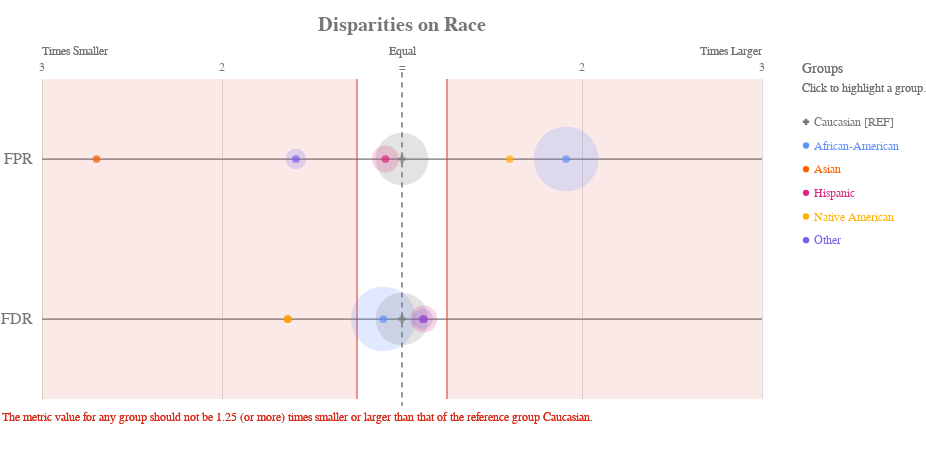

Notebook code for this chart:
### Markdown cell above
Compruebe si hay disparidades en la raza:

### Code cell
ap.disparity(bdf, metrics, 'race', fairness_threshold = disparity_tolerance)

### Figure 1 — Vega-Lite specification as saved in the notebook (floating-point values rounded to 4 significant figures)
{"config": {"view": {"continuousWidth": 400, "continuousHeight": 300, "strokeWidth": 0}, "axisLeft": {"labelColor": "rgb(117,117,117)", "labelFont": "Arial", "labelFontSize": 16}, "title": {"align": "center", "baseline": "middle", "color": "rgb(117,117,117)", "font": "Arial", "fontSize": 20, "fontWeight": "bold"}}, "layer": [{"data": {"name": "data-99e6e85d8dec8831ad6997b70771f4a9"}, "mark": {"type": "rule", "stroke": "rgb(117,117,117)", "strokeWidth": 1.25, "tooltip": ""}, "encoding": {"x": {"type": "quantitative", "field": "x", "scale": {"domain": [-2, 2], "range": [40.0, 760.0]}}, "x2": {"field": "x2"}, "y": {"type": "nominal", "axis": {"domain": false, "labelAngle": 0, "labelPadding": -30, "orient": "left", "ticks": false, "title": ""}, "field": "metric", "scale": {"domain": ["FPR", "FDR"], "range": [40.0, 360.0]}}}}, {"data": {"name": "data-79dd248bdaa0ea02c535240e8ad022c8"}, "mark": {"type": "rule", "stroke": "rgb(117,117,117)", "strokeDash": [5, 5], "strokeWidth": 1}, "encoding": {"tooltip": {"value": "Caucasian [REF]"}, "x": {"value": 400.0}, "y": {"value": 33.33}, "y2": {"value": 366.7}}}, {"data": {"name": "data-c233327f4cd9b4c2df31bf8015c83e4a"}, "mark": {"type": "text", "align": "center", "color": "rgb(117,117,117)", "font": "Arial", "fontSize": 12, "fontWeight": "normal", "tooltip": ""}, "encoding": {"text": {"type": "nominal", "field": "label"}, "x": {"type": "quantitative", "field": "value", "scale": {"domain": [-2, 2], "range": [40.0, 760.0]}}, "y": {"value": 28.0}}}, {"layer": [{"mark": {"type": "text", "align": "left", "fill": "rgb(117,117,117)", "font": "Arial", "fontSize": 12, "fontWeight": "normal", "tooltip": ""}, "encoding": {"text": {"value": "Times Smaller"}, "x": {"value": 40.0}, "y": {"value": 12.0}}}, {"mark": {"type": "text", "align": "right", "fill": "rgb(117,117,117)", "font": "Arial", "fontSize": 12, "fontWeight": "normal", "tooltip": ""}, "encoding": {"text": {"value": "Times Larger"}, "x": {"value": 760.0}, "y": {"value": 12.0}}}, {"mark": {"type": "text", "align": "center", "fill": "rgb(117,117,117)", "font": "Arial", "fontSize": 12, "fontWeight": "normal", "tooltip": ""}, "encoding": {"text": {"value": "Equal"}, "x": {"value": 400.0}, "y": {"value": 12.0}}}], "data": {"name": "data-79dd248bdaa0ea02c535240e8ad022c8"}}, {"layer": [{"mark": {"type": "rule", "opacity": 0.8, "stroke": "rgb(217, 46, 28)", "strokeWidth": 1.25, "tooltip": ""}, "encoding": {"x": {"type": "quantitative", "field": "min", "scale": {"domain": [-2, 2], "range": [40.0, 760.0]}}, "y": {"value": 40.0}, "y2": {"value": 360.0}}}, {"mark": {"type": "rule", "opacity": 0.8, "stroke": "rgb(217, 46, 28)", "strokeWidth": 1.25, "tooltip": ""}, "encoding": {"x": {"type": "quantitative", "field": "max", "scale": {"domain": [-2, 2], "range": [40.0, 760.0]}}, "y": {"value": 40.0}, "y2": {"value": 360.0}}}, {"layer": [{"mark": {"type": "rect", "fill": "rgb(217, 46, 28)", "opacity": 0.1, "tooltip": ""}, "encoding": {"x": {"type": "quantitative", "field": "min", "scale": {"domain": [-2, 2], "range": [40.0, 760.0]}}, "x2": {"field": "lower_end"}, "y": {"value": 40.0}, "y2": {"value": 360.0}}}, {"mark": {"type": "rect", "fill": "rgb(217, 46, 28)", "opacity": 0.1, "tooltip": ""}, "encoding": {"x": {"type": "quantitative", "field": "max", "scale": {"domain": [-2, 2], "range": [40.0, 760.0]}}, "x2": {"field": "upper_end"}, "y": {"value": 40.0}, "y2": {"value": 360.0}}}]}, {"data": {"name": "data-79dd248bdaa0ea02c535240e8ad022c8"}, "mark": {"type": "text", "align": "left", "baseline": "top", "fill": "rgb(217, 46, 28)", "font": "Arial", "fontSize": 12, "fontWeight": "normal", "tooltip": ""}, "encoding": {"text": {"value": "The metric value for any group should not be 1.25 (or more) times smaller or larger than that of the reference group Caucasian."}, "x": {"value": 0}, "y": {"value": 373.3}}}], "data": {"name": "data-feb20f5d4dfe62687617135ffee93d46"}}, {"layer": [{"mark": "circle"}, {"data": {"name": "data-5864a158107748c35ed793b866297d9a"}, "mark": {"type": "circle", "opacity": 0.2}, "encoding": {"color": {"condition": {"type": "nominal", "field": "attribute_value", "legend": null, "scale": {"domain": ["Caucasian", "African-American", "Asian", "Hispanic", "Native American", "Other"], "range": ["rgb(117,117,117)", "rgb(100, 143, 255)", "rgb(254, 97, 0)", "rgb(220, 38, 127)", "rgb(255, 176, 0)", "rgb(120, 94, 240)"]}, "selection": "selector001"}, "value": "rgb(224,224,224)"}, "size": {"type": "quantitative", "field": "group_size", "legend": null, "scale": {"domain": [0, 4435.0], "range": [0, 5027.0]}}, "tooltip": [{"type": "nominal", "field": "attribute_value", "title": "Group"}, {"type": "nominal", "field": "tooltip_group_size", "title": "Group Size"}, {"type": "nominal", "field": "tooltip_disparity_explanation_fpr", "title": "Disparity"}, {"type": "quantitative", "field": "fpr", "format": ".2f", "title": "FPR"}], "x": {"type": "quantitative", "axis": {"domain": false, "labels": false, "ticks": false, "title": null, "values": [1, 2, -2, -1]}, "field": "fpr_disparity_scaled", "scale": {"domain": [-2, 2], "range": [40.0, 760.0]}}, "y": {"type": "nominal", "axis": {"domain": false, "grid": false, "labels": false, "ticks": false, "title": " "}, "field": "metric_variable", "scale": {"domain": ["FPR", "FDR"], "range": [40.0, 360.0]}}}, "selection": {"selector003": {"type": "multi", "empty": "all", "fields": ["attribute_value"]}}, "transform": [{"calculate": "'FPR'", "as": "metric_variable"}]}, {"data": {"name": "data-5864a158107748c35ed793b866297d9a"}, "mark": {"type": "circle", "opacity": 0.2}, "encoding": {"color": {"condition": {"type": "nominal", "field": "attribute_value", "legend": null, "scale": {"domain": ["Caucasian", "African-American", "Asian", "Hispanic", "Native American", "Other"], "range": ["rgb(117,117,117)", "rgb(100, 143, 255)", "rgb(254, 97, 0)", "rgb(220, 38, 127)", "rgb(255, 176, 0)", "rgb(120, 94, 240)"]}, "selection": "selector001"}, "value": "rgb(224,224,224)"}, "size": {"type": "quantitative", "field": "group_size", "legend": null, "scale": {"domain": [0, 4435.0], "range": [0, 5027.0]}}, "tooltip": [{"type": "nominal", "field": "attribute_value", "title": "Group"}, {"type": "nominal", "field": "tooltip_group_size", "title": "Group Size"}, {"type": "nominal", "field": "tooltip_disparity_explanation_fdr", "title": "Disparity"}, {"type": "quantitative", "field": "fdr", "format": ".2f", "title": "FDR"}], "x": {"type": "quantitative", "axis": {"domain": false, "labels": false, "ticks": false, "title": null, "values": [1, 2, -2, -1]}, "field": "fdr_disparity_scaled", "scale": {"domain": [-2, 2], "range": [40.0, 760.0]}}, "y": {"type": "nominal", "axis": {"domain": false, "grid": false, "labels": false, "ticks": false, "title": " "}, "field": "metric_variable", "scale": {"domain": ["FPR", "FDR"], "range": [40.0, 360.0]}}}, "selection": {"selector005": {"type": "multi", "empty": "all", "fields": ["attribute_value"]}}, "transform": [{"calculate": "'FDR'", "as": "metric_variable"}]}, {"layer": [{"mark": "point"}, {"data": {"name": "data-5864a158107748c35ed793b866297d9a"}, "mark": {"type": "point", "filled": true, "size": 60}, "encoding": {"color": {"condition": {"type": "nominal", "field": "attribute_value", "legend": null, "scale": {"domain": ["Caucasian", "African-American", "Asian", "Hispanic", "Native American", "Other"], "range": ["rgb(117,117,117)", "rgb(100, 143, 255)", "rgb(254, 97, 0)", "rgb(220, 38, 127)", "rgb(255, 176, 0)", "rgb(120, 94, 240)"]}, "selection": "selector001"}, "value": "rgb(224,224,224)"}, "shape": {"type": "nominal", "field": "attribute_value", "legend": null, "scale": {"domain": ["Caucasian", "African-American", "Asian", "Hispanic", "Native American", "Other"], "range": ["cross", "circle", "circle", "circle", "circle", "circle"]}}, "tooltip": [{"type": "nominal", "field": "attribute_value", "title": "Group"}, {"type": "nominal", "field": "tooltip_group_size", "title": "Group Size"}, {"type": "nominal", "field": "tooltip_disparity_explanation_fpr", "title": "Disparity"}, {"type": "quantitative", "field": "fpr", "format": ".2f", "title": "FPR"}], "x": {"type": "quantitative", "axis": {"domain": false, "labels": false, "ticks": false, "title": null, "values": [1, 2, -2, -1]}, "field": "fpr_disparity_scaled", "scale": {"domain": [-2, 2], "range": [40.0, 760.0]}}, "y": {"type": "nominal", "axis": {"domain": false, "grid": false, "labels": false, "ticks": false, "title": " "}, "field": "metric_variable", "scale": {"domain": ["FPR", "FDR"], "range": [40.0, 360.0]}}}, "selection": {"selector002": {"type": "multi", "empty": "all", "fields": ["attribute_value"]}}, "transform": [{"calculate": "'FPR'", "as": "metric_variable"}]}, {"data": {"name": "data-5864a158107748c35ed793b866297d9a"}, "mark": {"type": "point", "filled": true, "size": 60}, "encoding": {"color": {"condition": {"type": "nominal", "field": "attribute_value", "legend": null, "scale": {"domain": ["Caucasian", "African-American", "Asian", "Hispanic", "Native American", "Other"], "range": ["rgb(117,117,117)", "rgb(100, 143, 255)", "rgb(254, 97, 0)", "rgb(220, 38, 127)", "rgb(255, 176, 0)", "rgb(120, 94, 240)"]}, "selection": "selector001"}, "value": "rgb(224,224,224)"}, "shape": {"type": "nominal", "field": "attribute_value", "legend": null, "scale": {"domain": ["Caucasian", "African-American", "Asian", "Hispanic", "Native American", "Other"], "range": ["cross", "circle", "circle", "circle", "circle", "circle"]}}, "tooltip": [{"type": "nominal", "field": "attribute_value", "title": "Group"}, {"type": "nominal", "field": "tooltip_group_size", "title": "Group Size"}, {"type": "nominal", "field": "tooltip_disparity_explanation_fdr", "title": "Disparity"}, {"type": "quantitative", "field": "fdr", "format": ".2f", "title": "FDR"}], "x": {"type": "quantitative", "axis": {"domain": false, "labels": false, "ticks": false, "title": null, "values": [1, 2, -2, -1]}, "field": "fdr_disparity_scaled", "scale": {"domain": [-2, 2], "range": [40.0, 760.0]}}, "y": {"type": "nominal", "axis": {"domain": false, "grid": false, "labels": false, "ticks": false, "title": " "}, "field": "metric_variable", "scale": {"domain": ["FPR", "FDR"], "range": [40.0, 360.0]}}}, "selection": {"selector004": {"type": "multi", "empty": "all", "fields": ["attribute_value"]}}, "transform": [{"calculate": "'FDR'", "as": "metric_variable"}]}]}]}, {"layer": [{"mark": {"type": "point", "filled": true, "opacity": 1, "size": 39.48}, "encoding": {"color": {"condition": {"type": "nominal", "field": "attribute_value", "legend": null, "scale": {"domain": ["Caucasian", "African-American", "Asian", "Hispanic", "Native American", "Other"], "range": ["rgb(117,117,117)", "rgb(100, 143, 255)", "rgb(254, 97, 0)", "rgb(220, 38, 127)", "rgb(255, 176, 0)", "rgb(120, 94, 240)"]}, "selection": "selector001"}, "value": "rgb(224,224,224)"}, "shape": {"type": "nominal", "field": "attribute_value", "legend": null, "scale": {"domain": ["Caucasian", "African-American", "Asian", "Hispanic", "Native American", "Other"], "range": ["cross", "circle", "circle", "circle", "circle", "circle"]}}, "x": {"value": 804}, "y": {"type": "nominal", "axis": {"domain": false, "grid": false, "labels": false, "ticks": false, "title": " "}, "field": "attribute_value", "scale": {"domain": ["Caucasian", "African-American", "Asian", "Hispanic", "Native American", "Other"], "range": [71, 213]}}}, "selection": {"selector001": {"type": "multi", "empty": "all", "fields": ["attribute_value"]}}}, {"mark": {"type": "text", "align": "left", "baseline": "middle", "font": "Arial", "fontSize": 12, "fontWeight": "normal"}, "encoding": {"color": {"condition": {"type": "nominal", "field": "attribute_value", "legend": null, "scale": {"domain": ["Caucasian", "African-American", "Asian", "Hispanic", "Native American", "Other"], "range": ["rgb(117,117,117)", "rgb(100, 143, 255)", "rgb(254, 97, 0)", "rgb(220, 38, 127)", "rgb(255, 176, 0)", "rgb(120, 94, 240)"]}, "selection": "selector001"}, "value": "rgb(224,224,224)"}, "text": {"type": "nominal", "field": "label"}, "x": {"value": 812}, "y": {"type": "nominal", "axis": {"domain": false, "grid": false, "labels": false, "ticks": false, "title": " "}, "field": "attribute_value", "scale": {"domain": ["Caucasian", "African-American", "Asian", "Hispanic", "Native American", "Other"], "range": [71, 213]}}}, "selection": {"selector006": {"type": "multi", "empty": "all", "fields": ["attribute_value"]}}}, {"data": {"name": "data-79dd248bdaa0ea02c535240e8ad022c8"}, "mark": {"type": "text", "align": "left", "baseline": "middle", "color": "rgb(117,117,117)", "font": "Arial", "fontSize": 12, "fontWeight": "normal"}, "encoding": {"text": {"value": "Click to highlight a group."}, "x": {"value": 800}, "y": {"value": 49}}}, {"data": {"name": "data-79dd248bdaa0ea02c535240e8ad022c8"}, "mark": {"type": "text", "align": "left", "baseline": "middle", "color": "rgb(117,117,117)", "font": "Arial", "fontSize": 14, "fontWeight": "normal"}, "encoding": {"text": {"value": "Groups"}, "x": {"value": 800}, "y": {"value": 30}}}], "data": {"name": "data-88ed55fc5802429837a290e492c87da9"}}], "height": 400, "padding": {"top": 15, "bottom": 10}, "resolve": {"scale": {"size": "independent", "y": "independent"}}, "title": "Disparities on Race", "width": 800, "$schema": "https://vega.github.io/schema/vega-lite/v4.8.1.json", "datasets": {"data-99e6e85d8dec8831ad6997b70771f4a9": [{"metric": "FPR", "x": -2, "x2": 2}, {"metric": "FDR", "x": -2, "x2": 2}], "data-79dd248bdaa0ea02c535240e8ad022c8": [{"a": 1, "b": 0}, {"a": 1, "b": 0}], "data-c233327f4cd9b4c2df31bf8015c83e4a": [{"value": 1, "label": 2}, {"value": 2, "label": 3}, {"value": -2, "label": 3}, {"value": -1, "label": 2}, {"value": 0, "label": "="}], "data-feb20f5d4dfe62687617135ffee93d46": [{"min": -0.25, "max": 0.25, "lower_end": -2, "upper_end": 2}], "data-5864a158107748c35ed793b866297d9a": [{"attribute_name": "race", "attribute_value": "African-American", "group_size": 3696, "total_entities": 7214, "fpr": 0.4485, "fdr": 0.3703, "fpr_disparity": 1.912, "fdr_disparity": 0.9061, "fpr_disparity_scaled": 0.9121, "fdr_disparity_scaled": -0.1036, "tooltip_group_size": "3,696 (51.23%)", "tooltip_disparity_explanation_fpr": "1.91 times larger FPR than the reference group", "tooltip_disparity_explanation_fdr": "1.10 times smaller FDR than the reference group"}, {"attribute_name": "race", "attribute_value": "Asian", "group_size": 32, "total_entities": 7214, "fpr": 0.08696, "fdr": 0.25, "fpr_disparity": 0.3707, "fdr_disparity": 0.6117, "fpr_disparity_scaled": -1.697, "fdr_disparity_scaled": -0.6347, "tooltip_group_size": "32 (0.44%)", "tooltip_disparity_explanation_fpr": "2.70 times smaller FPR than the reference group", "tooltip_disparity_explanation_fdr": "1.63 times smaller FDR than the reference group"}, {"attribute_name": "race", "attribute_value": "Caucasian", "group_size": 2454, "total_entities": 7214, "fpr": 0.2345, "fdr": 0.4087, "fpr_disparity": 1.0, "fdr_disparity": 1.0, "fpr_disparity_scaled": 0.0, "fdr_disparity_scaled": 0.0, "tooltip_group_size": "2,454 (34.02%)", "tooltip_disparity_explanation_fpr": "Reference group", "tooltip_disparity_explanation_fdr": "Reference group"}, {"attribute_name": "race", "attribute_value": "Hispanic", "group_size": 637, "total_entities": 7214, "fpr": 0.2148, "fdr": 0.4579, "fpr_disparity": 0.9159, "fdr_disparity": 1.12, "fpr_disparity_scaled": -0.09184, "fdr_disparity_scaled": 0.1205, "tooltip_group_size": "637 (8.83%)", "tooltip_disparity_explanation_fpr": "1.09 times smaller FPR than the reference group", "tooltip_disparity_explanation_fdr": "1.12 times larger FDR than the reference group"}, {"attribute_name": "race", "attribute_value": "Native American", "group_size": 18, "total_entities": 7214, "fpr": 0.375, "fdr": 0.25, "fpr_disparity": 1.599, "fdr_disparity": 0.6117, "fpr_disparity_scaled": 0.5989, "fdr_disparity_scaled": -0.6347, "tooltip_group_size": "18 (0.25%)", "tooltip_disparity_explanation_fpr": "1.60 times larger FPR than the reference group", "tooltip_disparity_explanation_fdr": "1.63 times smaller FDR than the reference group"}, {"attribute_name": "race", "attribute_value": "Other", "group_size": 377, "total_entities": 7214, "fpr": 0.1475, "fdr": 0.4557, "fpr_disparity": 0.6291, "fdr_disparity": 1.115, "fpr_disparity_scaled": -0.5897, "fdr_disparity_scaled": 0.1151, "tooltip_group_size": "377 (5.23%)", "tooltip_disparity_explanation_fpr": "1.59 times smaller FPR than the reference group", "tooltip_disparity_explanation_fdr": "1.12 times larger FDR than the reference group"}], "data-88ed55fc5802429837a290e492c87da9": [{"attribute_value": "Caucasian", "label": "Caucasian [REF]"}, {"attribute_value": "African-American", "label": "African-American"}, {"attribute_value": "Asian", "label": "Asian"}, {"attribute_value": "Hispanic", "label": "Hispanic"}, {"attribute_value": "Native American", "label": "Native American"}, {"attribute_value": "Other", "label": "Other"}]}}
